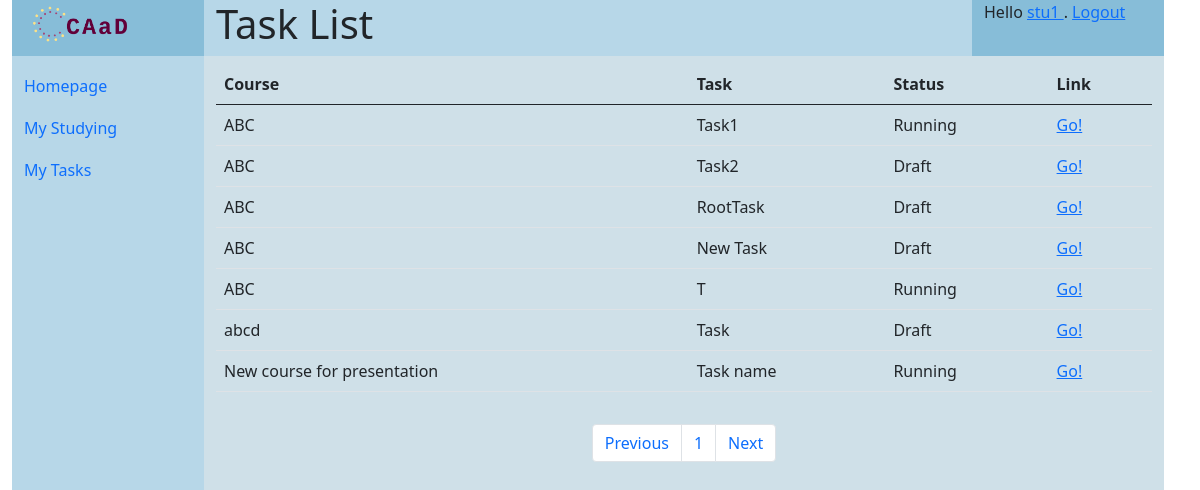
The app's page /courses/myTasks (signed in), older data.
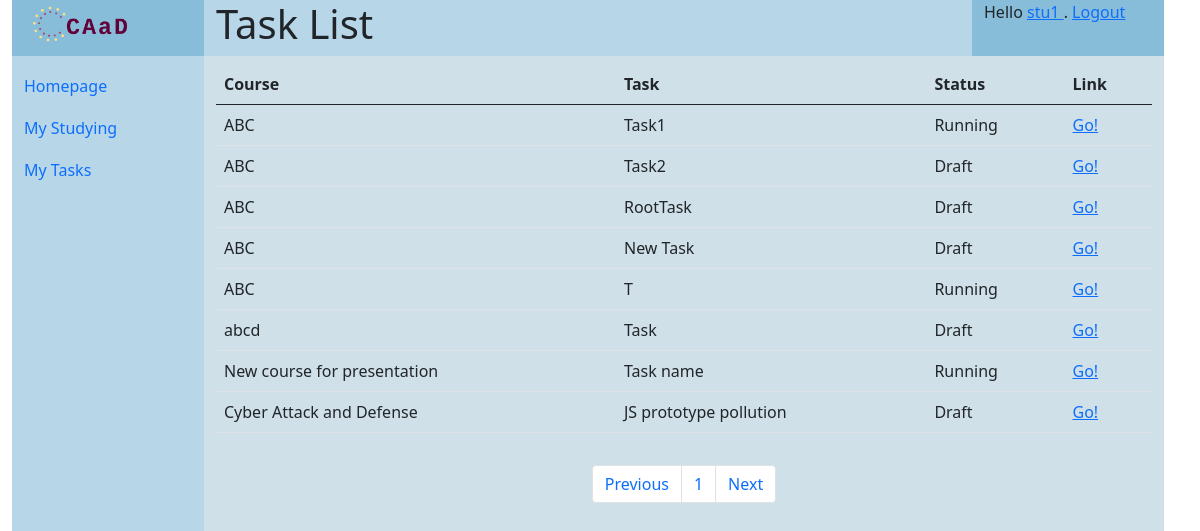
The same page, newer data.
### homeworks/models.py (models this page shows, shortened)
class Task(models.Model):
    TASK_STATUS = [(0, 'draft'), (1, 'running'), (2, 'closed')]
    title = models.CharField('title', max_length=64)
    description = models.CharField('description', max_length=1024)
    tips = models.CharField('tips', max_length=1024, blank=True)
    answer = models.CharField('answer', max_length=1024, blank=True)
    have_docker = models.BooleanField("have docker experiment", default=False)
    dockerfile = models.OneToOneField(DockerFile, on_delete=models.SET_NULL, blank=True, null=True)
    auxiliary_file = models.OneToOneField(SubmissionFile, on_delete=models.SET_NULL, blank=True, null=True)
    status = models.IntegerField(
        'homework status', choices=TASK_STATUS, default=0)
    create_date = models.DateTimeField('date created', default=timezone.now())
    close_date = models.DateTimeField(
        'date to close', default=timezone.now() + timedelta(days=30))
    course = models.ForeignKey(Course, on_delete=models.CASCADE, related_name="tasks", null=True)
    creator = models.ForeignKey(User, on_delete=models.CASCADE, related_name="tasks_created", null=True)

### courses/models.py (models this page shows, shortened)
class Course(models.Model):
    name = models.CharField('course name', max_length=32)
    password = models.CharField('joining password', max_length=8)
    description = models.CharField('description', max_length=512)
    is_open = models.BooleanField("Is open to all", default=True)
    create_date = models.DateTimeField('date created up', default=now())
    creator = models.ForeignKey(User, on_delete=models.CASCADE)
    @classmethod
    def get_all_student_courses(cls, user):
        member_record = CourseMember.objects.filter(user=user)
        member_teacher = member_record.filter(type = 3)
        student_list = []
        for member in member_teacher:
            if member.course.pk not in student_list:
                student_list.append(member.course.pk)
        return student_list

### courses/views_my.py (the view)
# urls.py: path('myTasks', views_my.MyTasksListView.as_view(), name='tasks_list_my'),
class MyTasksListView(ListView):
    paginate_by = 10
    template_name = 'courses/tasks.html'
    context_object_name = 'task_list'
    def get_queryset(self):
        user = self.request.user
        student_list = Course.get_all_student_courses(self.request.user)
        return Task.objects.filter(course__pk__in=student_list)
    def get_context_data(self, *args, object_list=None, **kwargs):
        context = super().get_context_data(*args, object_list=object_list, **kwargs)
        context['title'] = "Task List"
        return context

### templates/courses/tasks.html
{% extends 'generics/base.html' %}
{% block content %}
<div class="container mt-2">
<table class="table">
<thead>
    <tr>
    <th scope="col">Course</th>
    <th scope="col">Task</th>
    <th scope="col">Status</th>
    <th scope="col">Link</th>
    </tr>
</thead>
{% for task in task_list %}
    <tr>
        <td>
            {{ task.course.name }}
        </td>
        <td>
            {{ task.title }}
        </td>
        <td>
            {% if task.status == 0 %}
            Draft
            {% elif task.status == 1 %}
            Running
            {% else %}
            Closed
            {% endif %}
        </td>
        <td>
            <a href="{% url 'courses:task_detail' task.pk %}">
                Go!
            </a>
        </td>
    </tr>
{% endfor %}
</table>
</div>
{% if page_obj %}
<nav aria-label="Page navigation example">
<ul class="pagination d-flex justify-content-center m-3">
    {% if page_obj.has_previous %}
        <li class="page-item"><a class="page-link" href="?page={{ page_obj.previous_page_number }}">Previous</a></li>
        {% else %}
        <li class="page-item"><a class="page-link disabled" href="#" disabled>Previous</a></li>
    {% endif %}
    {% for object in page_obj.paginator.page_range %}
        <li class="page-item">
            <a class="page-link" href="?page={{ forloop.counter }}">{{ forloop.counter }}</a>
        </li>
    {% endfor %}
    {% if page_obj.has_next %}
        <li class="page-item"><a class="page-link" href="?page={{ page_obj.next_page_number }}">Next</a></li>
        {% else %}
        <li class="page-item"><a class="page-link disabled" href="#" disabled>Next</a></li>
    {% endif %}
</ul>
</nav>
{% endif %}
{% endblock content %}

Row changes from the older to the newer data that the page shows:
added Task: course.name "Cyber Attack and Defense", title "JS prototype pollution", status "Draft"
